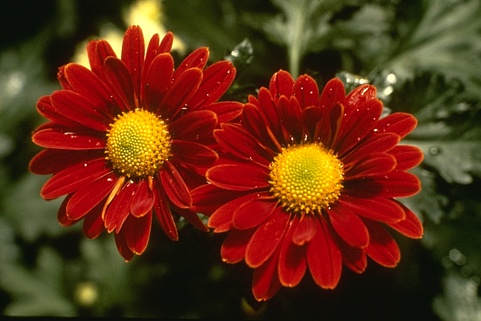
%> input picture docde/124084.jpg, 481 x 321 px
$ octave script.m   (GNU Octave 9; MATLAB toolbox functions it lacks are replaced by stand-ins)
%> lines starting %> are read from the running program, lines starting %| are printed output that depends on the picture
### docde/kmeansO.m
function [Er,M, nb, P] = kmeansO(X,T,kmax,dyn,bs, killing, pl)

Er=[]; TEr=[];              % error monitorring

[n,d]     = size(X);
P = zeros(n,1);

THRESHOLD = 1e-4;   % relative change in error that is regarded as convergence
nb        = 0;

% initialize
if dyn==1            % greedy insertion, possible at all points
  k      = 1;
  M      = mean(X);
  K      = sqdist(X',X');
  L      = X;
elseif dyn==2        % use kd-tree results as means
  k      = kmax;
  M      = kdtree(X,[1:n]',[],1.5*n/k);
  nb     = size(M,1);
  dyn    = 0;
elseif dyn==3
  L      = kdtree(X,[1:n]',[],1.5*n/bs);
  nb     = size(L,1);
  k      = 1;
  M      = mean(X);
  K      = sqdist(X',L');
elseif dyn==4
  k      = 1;
  M      = mean(X);
  K      = sqdist(X',X');
  L      = X;
else                 % use random subset of data as means
  k      = kmax;
  tmp    = randperm(n);
  M      = X(tmp(1:k),:);
end

Wold = realmax;

while k <= kmax
  kill = [];

  % squared Euclidean distances to means; Dist (k x n)
  Dist = sqdist(M',X');

  % Voronoi partitioning
  [Dwin,Iwin] = min(Dist',[],2);
  P = Iwin;

  % error measures and mean updates
  Wnew = sum(Dwin);

  % update VQ's
  for i=1:size(M,1)
    I = find(Iwin==i);
    if size(I,1)>d
      M(i,:) = mean(X(I,:));
  elseif killing==1
      kill = [kill; i];
    end
  end

 if 1-Wnew/Wold < THRESHOLD*(10-9*(k==kmax))
    if dyn & k < kmax

      if dyn == 4
        best_Er = Wnew;

        for i=1:n;
    	  Wold = Inf;
       	  Wtmp = Wnew;
          Mtmp = [M; X(i,:)];
          while (1-Wtmp/Wold) > THRESHOLD*10;
	    Wold = Wtmp;
            Dist = sqdist(Mtmp',X');
            [Dwin,Iwin] = min(Dist',[],2);
            Wtmp = sum(Dwin);
            for i = 1 : size(Mtmp,1)
              I = find(Iwin==i);
              if size(I,1)>d; Mtmp(i,:) = mean(X(I,:)); end
            end
          end
          if Wtmp < best_Er;   best_M = Mtmp; best_Er = Wtmp; end
        end

        M = best_M;
        Wnew = best_Er;
        if ~isempty(T); tmp=sqdist(T',M'); TEr=[TEr; sum(min(tmp,[],2))];end;
        Er=[Er; Wnew];
        k = k+1;

      else
        % try to add a new cluster on some point x_i
        [tmp,new] = max(sum(max(repmat(Dwin,1,size(K,2))-K,0)));
        k = k+1;
        M = [M; L(new,:)+eps];
        if pl;        fprintf( 'new cluster, k=%d\n', k);      end
        [Dwin,Iwin] = min(Dist',[],2);
	Wnew        = sum(Dwin);Er=[Er; Wnew];
        if ~isempty(T); tmp=sqdist(T',M'); TEr=[TEr; sum(min(tmp,[],2))];end;
      end
    else
      k = kmax+1;
    end
  end
  Wold = Wnew;
  if pl
    figure(1); plot(X(:,1),X(:,2),'g.',M(:,1),M(:,2),'k.',M(:,1),M(:,2),'k+');
    drawnow;
  end
end

 Er=[Er; Wnew];
 if ~isempty(T); tmp=sqdist(T',M'); TEr=[TEr; sum(min(tmp,[],2))]; Er=[Er TEr];end;
M(kill,:)=[];

### docde/sqdist.m
function d = sqdist(a,b)
% sqdist - computes pairwise squared Euclidean distances between points

% original version by Roland Bunschoten, 1999

if size(a,1)==1
  d = repmat(a',1,length(b)) - repmat(b,length(a),1);
  d = d.^2;
else
  aa = sum(a.*a); bb = sum(b.*b); ab = a'*b;
  d = abs(repmat(aa',[1 size(bb,2)]) + repmat(bb,[size(aa,2) 1]) - 2*ab);
end

### docde/JImage.m
function JI = JImage(I, W);

[m, n] = size(I);
% window size
ws = size(W, 1);
if ws == 9,
    d = 1;
elseif ws == 17,
    d = 2;
elseif ws == 33;
    d = 4;
elseif ws == 65,
    d = 8;
end
wswidth = floor(ws/2);

% [11 lines of commented-out code are left out]
JI = zeros(m,n);
% for each pixel inside, calculate its J value in the window size
for i = 1:m,
    for j = 1:n,
        x1 = i-wswidth;
        x2 = i+wswidth;
        y1 = j-wswidth;
        y2 = j+wswidth;
        if x1<1,
            x1 = 1;
        end
        if x2>m,
            x2 = m;
        end
        if y1<1,
            y1 = 1;
        end
        if y2>n,
            y2 = n;
        end
        wid = x2-x1+1;
        hei = y2-y1+1;
        if wid == ws && hei == ws,
            % median of the window, because of sampling, M won't change, neither St
            St = 1080;
            M = [5, 5];
        else
            reg = ones(wid, hei);
            reg = reg(1:d:end, 1:d:end);
            [wid, hei] = size(reg);
            M = [mean(1:wid), mean(1:hei)];
            [z1, z2] = find(reg);
            z = [z1, z2];
            St = sum(sqdist(z', M'));
        end
        block = zeros(ws, ws);
        block = I(x1:x2, y1:y2);
        Jvalue = JCalculation(block(1:d:end, 1:d:end), M, St);
        JI(i,j) = Jvalue;
    end
end

### docde/GenerateWindow.m
function W = GenerateWindow(scale);

window = ones(65, 65);
% left up block of the window
lu = ones(32,32);
% left bottom
lb = ones(32,32);
% right up
ru = ones(32,32);
% right bottom
rb = ones(32,32);

% left up
j = 1;
for i = 24:-2:10,
    lu(j,1:i) = 0;
    lu(1:i,j) = 0;
    j = j + 1;
end

% 90 degree counterclockwise rotation of matrix
lb = rot90(lu);
rb = rot90(lb);
ru = rot90(rb);
window(1:32, 1:32) = lu;
window(1:32, 34:65) = ru;
window(34:65, 1:32) = lb;
window(34:65, 34:65) = rb;

w4 = window;
w3 = w4(1:2:end, 1:2:end);
w2 = w3(1:2:end, 1:2:end);
w1 = w2(1:2:end, 1:2:end);

if scale == 4,
    W = w4;
elseif scale == 3,
    W = w3;
elseif scale == 2,
    W = w2;
else scale == 1,
    W = w1;
end

### docde/script.m
clear all
clc


filename = ['124084.jpg'];
image_org = imread(filename);
%> image_org is the input picture: size 321x481x3 uint8; mean R, G, B 96.2, 47.2, 21.6
[m,n,d] = size(image_org);
%> m = 321; n = 481; d = 3
% figure; imshow(image_org);


X = reshape(double(image_org), m*n,d);
[tmp,M,tmp2,P] = kmeansO(X,[],16,0,0,0,0);
%> in kmeansO, `M      = X(tmp(1:k),:);`: M = 16 rows, first 12: [87 96 51; 63 14 10; 144 0 6; 99 35 0; 27 20 2; 15 16 8; 49 57 16; 18 18 8; 159 11 1; 99 38 0; 19 28 9; 161 8 11]
%> the loop in kmeansO, `while k <= kmax` made 93 passes
%> Wold on passes 1 to 12: 334941917, 139789522.9, 103219187.6, 90749699.1, 83905491.8, 79393319, 75643859.4, 72303327.5, 69378052.7, 66344732.7, 62292546.3, 54669844.6
%> after the loop in kmeansO, `while k <= kmax`: M = 16 rows, first 12: [163.4 159.3 109; 106.7 12.68 4.36; 164.9 6.08 9.27; 139.2 7.05 6.26; 77.87 14.81 4.51; 18.07 18.38 7.78; 116.8 121.3 82.69; 40.43 45.17 9.68; 202.5 88.42 48.03; 143.3 68.27 14.37; 62.54 70.74 28.65; 199 137.8 7.26]; k = 17
%> in kmeansO, `Er=[Er; Wnew];`: Er = 39951138.4
%> tmp = 39951138.4; tmp2 = 0
map = reshape(P, m, n);
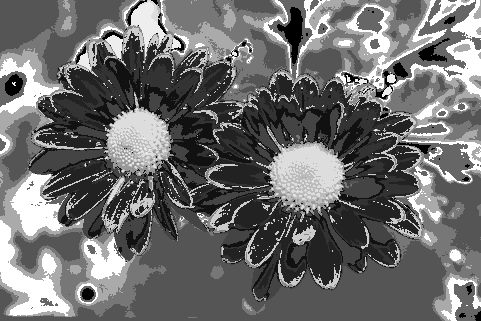
%> map: size 321x481 double; min 1, max 16, mean 7.4; drawn with min black and max white


    for w = 1:4,
        W = GenerateWindow(w);
%> (the run ends here)
